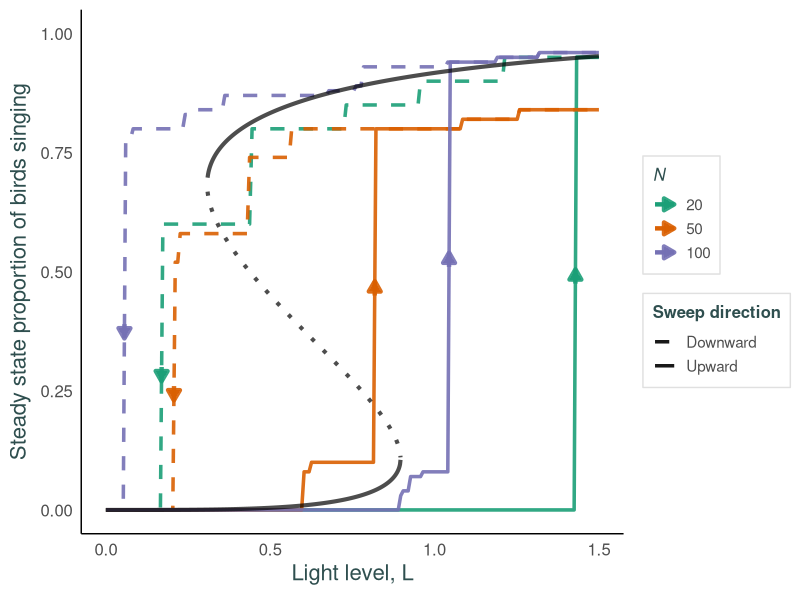
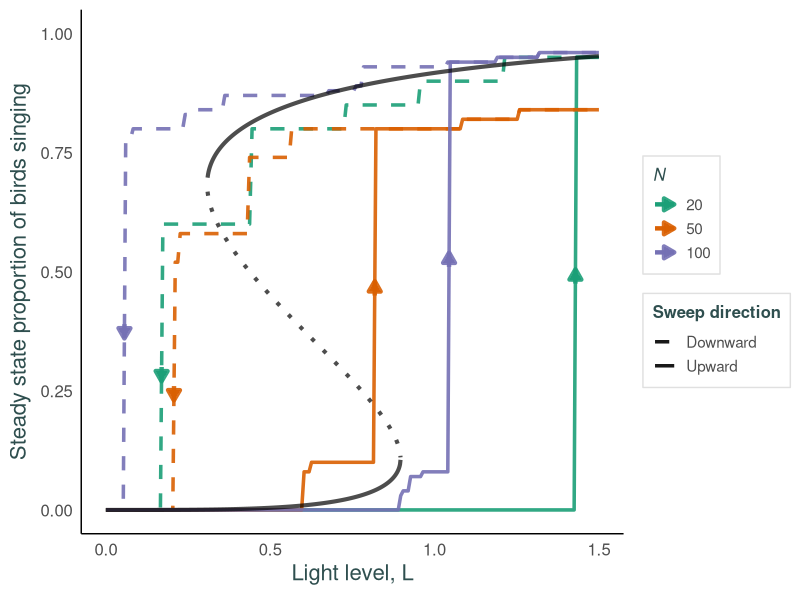

Here is the R script that generated these plots, in order:
## =========================================================
## Bird-singing model with individual gamma-distributed thresholds
## Each bird has its own threshold, sings deterministically when input > threshold
## Loops over multiple values of N and plots them all together
## =========================================================

library(ggplot2)
library(dplyr)
library(tidyr)
library(RColorBrewer)

set.seed(5)

## -----------------------------
## Parameters
## -----------------------------

N_values <- c(20, 50, 100)    # values of N to loop over

T_max    <- 400          # time steps to reach steady state
burn_in  <- 100

alpha <- 1.0
beta  <- 5.0

# Gamma distribution parameters for individual thresholds
k_gamma <- 4.0           # shape parameter for gamma distribution
theta_scale <- 0.8       # scale parameter for gamma distribution

L_upper <- 1.5        # maximum light level for sweep

light_levels <- seq(0, L_upper, length.out = 200)

## -----------------------------
## Kernel definitions
## -----------------------------

G_gaussian <- function(d, sigma = 0.15) {
  exp(-d^2 / (2 * sigma^2))
}

G_exponential <- function(d, alpha = 8) {
  exp(-alpha * d)
}

G_uniform <- function(d) {
  rep(1, length(d))
}

kernels <- list(
  Uniform     = list(fun = G_uniform,     params = list())
  #Gaussian    = list(fun = G_gaussian,    params = list(sigma = 0.15)),
  #Exponential = list(fun = G_exponential, params = list(alpha = 8))
)

## -----------------------------
## Precompute spatial structure (now a function of N)
## -----------------------------

build_K <- function(dist_matrix, kernel, N) {
  G_vals <- do.call(kernel$fun,
                    c(list(as.vector(dist_matrix)), kernel$params))
  G_mat <- matrix(G_vals, nrow = N)
  diag(G_mat) <- 0
  K <- G_mat / rowSums(G_mat)
  K
}

## -----------------------------
## Simulate dynamics — theta_birds passed explicitly
## -----------------------------

simulate_sweep_async <- function(light_seq, K, X_init, theta_birds,
                                 lambda = 1.0, dt = 0.1) {
  N       <- length(X_init)
  X       <- X_init
  steady  <- numeric(length(light_seq))
  N_steps <- ceiling(T_max / dt)

  for (i in seq_along(light_seq)) {
    L <- light_seq[i]

    for (t in 1:N_steps) {
      update_prob <- runif(N)
      to_update   <- which(update_prob < lambda * dt)

      if (length(to_update) > 0) {
        S     <- K %*% X
        input <- alpha * L + beta * S
        X[to_update] <- as.numeric(input[to_update] > theta_birds[to_update])
      }
    }

    steady[i] <- mean(X)
  }

  steady
}

## -----------------------------
## Run simulation for all N values and kernels
## -----------------------------

plot_data <- data.frame()

for (N in N_values) {

  # Per-N spatial structure and thresholds
  theta_birds  <- rgamma(N, shape = k_gamma, scale = theta_scale)
  positions    <- matrix(runif(2 * N), ncol = 2)
  dist_matrix  <- as.matrix(dist(positions))
  K_matrices   <- lapply(kernels, build_K, dist_matrix = dist_matrix, N = N)

  for (k in seq_along(kernels)) {
    K <- K_matrices[[k]]

    ## Upward sweep (start mostly silent)
    X0 <- rbinom(N, 1, 0.05)
    res_up <- simulate_sweep_async(light_levels, K, X0, theta_birds)

    ## Downward sweep (start mostly singing)
    X1 <- rbinom(N, 1, 0.95)
    res_down <- simulate_sweep_async(rev(light_levels), K, X1, theta_birds)
    res_down <- rev(res_down)

    plot_data <- rbind(plot_data, data.frame(
      light_level      = rep(light_levels, 2),
      fraction_singing = c(res_up, res_down),
      kernel           = names(kernels)[k],
      direction        = rep(c("Upward", "Downward"), each = length(light_levels)),
      N                = N
    ))
  }

  cat("Finished N =", N, "\n")
}

plot_data$N <- factor(plot_data$N)

## -----------------------------
## Theoretical analysis with individual thresholds
## -----------------------------

compute_mean_field_gamma <- function(L_vals) {

  all_solutions <- data.frame()

  for (L in L_vals) {

    root_equation <- function(x) {
      if (x < 0 || x > 1) return(Inf)
      F_val <- pgamma(alpha * L + beta * x,
                     shape = k_gamma, scale = theta_scale)
      return(F_val - x)
    }

    x_grid      <- seq(0, 1, length.out = 2000)
    f_vals      <- sapply(x_grid, root_equation)
    sign_changes <- which(diff(sign(f_vals)) != 0)

    roots <- c()
    for (i in sign_changes) {
      try({
        root <- uniroot(root_equation,
                       interval = c(x_grid[i], x_grid[i+1]),
                       tol = 1e-12)$root
        if (root >= 0 && root <= 1) roots <- c(roots, root)
      }, silent = TRUE)
    }

    if (L <= 0.01 && abs(root_equation(0)) < 1e-10) roots <- c(roots, 0)
    roots <- unique(round(roots, 12))

    for (x_root in roots) {
      z      <- alpha * L + beta * x_root
      dF_dz  <- dgamma(z, shape = k_gamma, scale = theta_scale)
      dF_dx  <- beta * dF_dz
      stability <- ifelse(abs(dF_dx) < 1, "stable", "unstable")

      all_solutions <- rbind(all_solutions, data.frame(
        L = L, x = x_root, stability = stability, derivative = dF_dx
      ))
    }
  }

  return(all_solutions)
}

light_levels_2 <- seq(0, L_upper, length.out = 1000)
theory_results <- compute_mean_field_gamma(light_levels_2)

stable_theory   <- theory_results[theory_results$stability == "stable", ]
unstable_theory <- theory_results[theory_results$stability == "unstable", ]

y_threshold_lower <- 0.5
y_threshold_upper <- 0.5

theory_data <- data.frame()

if (nrow(stable_theory) > 0) {
  stable_sorted <- stable_theory[order(stable_theory$L), ]

  lower_points <- stable_sorted[stable_sorted$x < y_threshold_lower, ]
  upper_points <- stable_sorted[stable_sorted$x >= y_threshold_upper, ]

  if (nrow(lower_points) > 0) {
    theory_data <- rbind(theory_data, data.frame(
      light_level = lower_points$L, fraction_singing = lower_points$x,
      branch = "Lower Stable", branch_id = "lower_1", stringsAsFactors = FALSE
    ))
  }

  if (nrow(upper_points) > 0) {
    theory_data <- rbind(theory_data, data.frame(
      light_level = upper_points$L, fraction_singing = upper_points$x,
      branch = "Upper Stable", branch_id = "upper_1", stringsAsFactors = FALSE
    ))
  }
}

if (nrow(unstable_theory) > 0) {
  unstable_sorted <- unstable_theory[order(unstable_theory$L), ]
  theory_data <- rbind(theory_data, data.frame(
    light_level = unstable_sorted$L, fraction_singing = unstable_sorted$x,
    branch = "Unstable", branch_id = "unstable_1", stringsAsFactors = FALSE
  ))
}

## -----------------------------
## Arrows on steepest parts
## -----------------------------

find_steepest_point <- function(x, y, direction) {
  dx <- diff(x)
  dy <- diff(y)
  slopes <- abs(dy / dx)
  max_slope_idx <- which.max(slopes)

  x_arrow <- x[max_slope_idx] + dx[max_slope_idx] / 2
  y_arrow <- y[max_slope_idx] + dy[max_slope_idx] / 2

  arrow_dx <- dx[max_slope_idx] / sqrt(dx[max_slope_idx]^2 + dy[max_slope_idx]^2) * 0.03
  arrow_dy <- dy[max_slope_idx] / sqrt(dx[max_slope_idx]^2 + dy[max_slope_idx]^2) * 0.03

  if (direction == "Downward") {
    arrow_dx <- -arrow_dx
    arrow_dy <- -arrow_dy
  }

  data.frame(x = x_arrow, y = y_arrow,
             xend = x_arrow + arrow_dx, yend = y_arrow + arrow_dy)
}

arrow_data <- data.frame()

for (kernel_name in names(kernels)) {
  for (n_val in levels(plot_data$N)) {

    up_data <- plot_data[plot_data$kernel == kernel_name &
                           plot_data$direction == "Upward" &
                           plot_data$N == n_val, ]
    arrow_up        <- find_steepest_point(up_data$light_level, up_data$fraction_singing, "Upward")
    arrow_up$kernel <- kernel_name
    arrow_up$direction <- "Upward"
    arrow_up$N      <- n_val

    down_data <- plot_data[plot_data$kernel == kernel_name &
                             plot_data$direction == "Downward" &
                             plot_data$N == n_val, ]
    arrow_down        <- find_steepest_point(down_data$light_level, down_data$fraction_singing, "Downward")
    arrow_down$kernel <- kernel_name
    arrow_down$direction <- "Downward"
    arrow_down$N      <- n_val

    arrow_data <- rbind(arrow_data, arrow_up, arrow_down)
  }
}

arrow_data$N <- factor(arrow_data$N)

## -----------------------------
## Colour palette — one colour per N
## -----------------------------

n_colours <- setNames(brewer.pal(max(3, length(N_values)), "Dark2")[seq_along(N_values)],
                      levels(plot_data$N))

## -----------------------------
## Plot
## -----------------------------

p <- ggplot() +

  # Simulation lines — colour by N, linetype by direction
  geom_line(data = plot_data,
            aes(x = light_level, y = fraction_singing,
                color = N, linetype = direction, group = interaction(N, direction)),
            size = 1.2, alpha = 0.9) +

  # Directional arrows
  geom_segment(data = arrow_data,
               aes(x = x, y = y, xend = xend, yend = yend, color = N),
               arrow = arrow(length = unit(0.3, "cm"), type = "closed"),
               size = 1.5, alpha = 0.9) +

  # Theoretical stable branches
  geom_line(data = filter(theory_data, branch == "Lower Stable"),
            aes(x = light_level, y = fraction_singing, group = branch_id),
            color = "black", size = 1.4, alpha = 0.7) +

  geom_line(data = filter(theory_data, branch == "Upper Stable",
                          fraction_singing > 1e-6),
            aes(x = light_level, y = fraction_singing, group = branch_id),
            color = "black", size = 1.4, alpha = 0.7) +

  # Theoretical unstable branch
  geom_line(data = filter(theory_data, branch == "Unstable"),
            aes(x = light_level, y = fraction_singing, group = branch_id),
            color = "black", size = 1.4, alpha = 0.7, linetype = "dotted") +

  scale_color_manual(values = n_colours,
                     name = expression(italic(N))) +
  scale_linetype_manual(values = c("Upward" = "solid", "Downward" = "dashed"),
                        name = "Sweep direction") +

  labs(
    x = expression("Light level, " * L),
    y = expression("Steady state proportion of birds singing")
  ) +

  theme_minimal(base_size = 14) +
  theme(
    axis.title  = element_text(size = 16, face = "bold", color = "#2F4F4F"),
    axis.text   = element_text(size = 12, color = "#4F4F4F"),
    legend.title = element_text(size = 12, face = "bold", color = "#2F4F4F"),
    legend.text  = element_text(size = 11, color = "#4F4F4F"),
    legend.position = "right",
    panel.grid.major = element_blank(),
    panel.grid.minor = element_blank(),
    axis.line   = element_line(color = "black", size = 0.5),
    plot.background  = element_rect(fill = "transparent", color = NA),
    panel.background = element_rect(fill = "transparent", color = NA),
    legend.background = element_rect(fill = "white", color = "#E0E0E0", size = 0.5)
  ) +

  coord_cartesian(xlim = c(0, 1.5), ylim = c(0, 1))

print(p)

ggsave(
  filename = "Figure A1/hysteresis_individual_gamma_thresholds_b5_multi_N.pdf",
  plot = p,
  width = 8,
  height = 7,
  units = "in",
  dpi = 300,
  device = "pdf"
)
